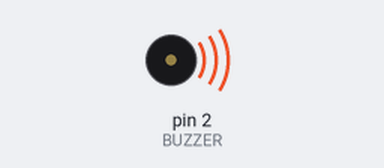
The sketch below on a simulated Arduino Uno, built with avr-gcc and run on an emulated ATmega328P. Shown: buzzer (waves = sounding).

Above: at 0.3 s.
At 7.94 s:
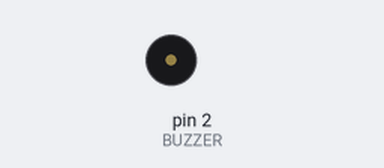
Timing chart, 0 to 10.4 s (numbered marks = the images above):
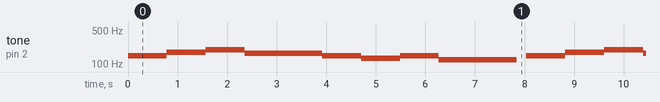

The sketch:

buzzer1.ino
```cpp
#define B2 123
#define C3 131
#define D3 147
#define E3 165
#define F3 175
#define G3 196
#define A3 220
#define B3 247
#define C4 262

#define BUZZER 2

#define BPM 153

int melody[] = {
  D3, F3, G3, E3, D3, C3, D3, B2
};
int noteDurations[] = {
  8/3, 8/3, 8/3, 8/7, 8/3, 8/3, 8/3, 8/6,
};

void setup(){

}

void loop() {
  for (int i = 0; i < 8; i++) {
    int noteDuration = 1569 / noteDurations[i];
    tone(BUZZER, melody[i], noteDuration);

    delay(noteDuration);
    noTone(BUZZER);

  }
  delay(196);
}
```

Measured:
- by itself, tone on pin 2 (BUZZER): repeats every 8.0 s: 175 Hz 0.78 s, 196 Hz 0.78 s, 165 Hz 1.6 s, 147 Hz 0.78 s, 131 Hz 0.78 s, 147 Hz 0.78 s, 123 Hz 1.6 s, silent 0.20 s, 147 Hz 0.78 s
